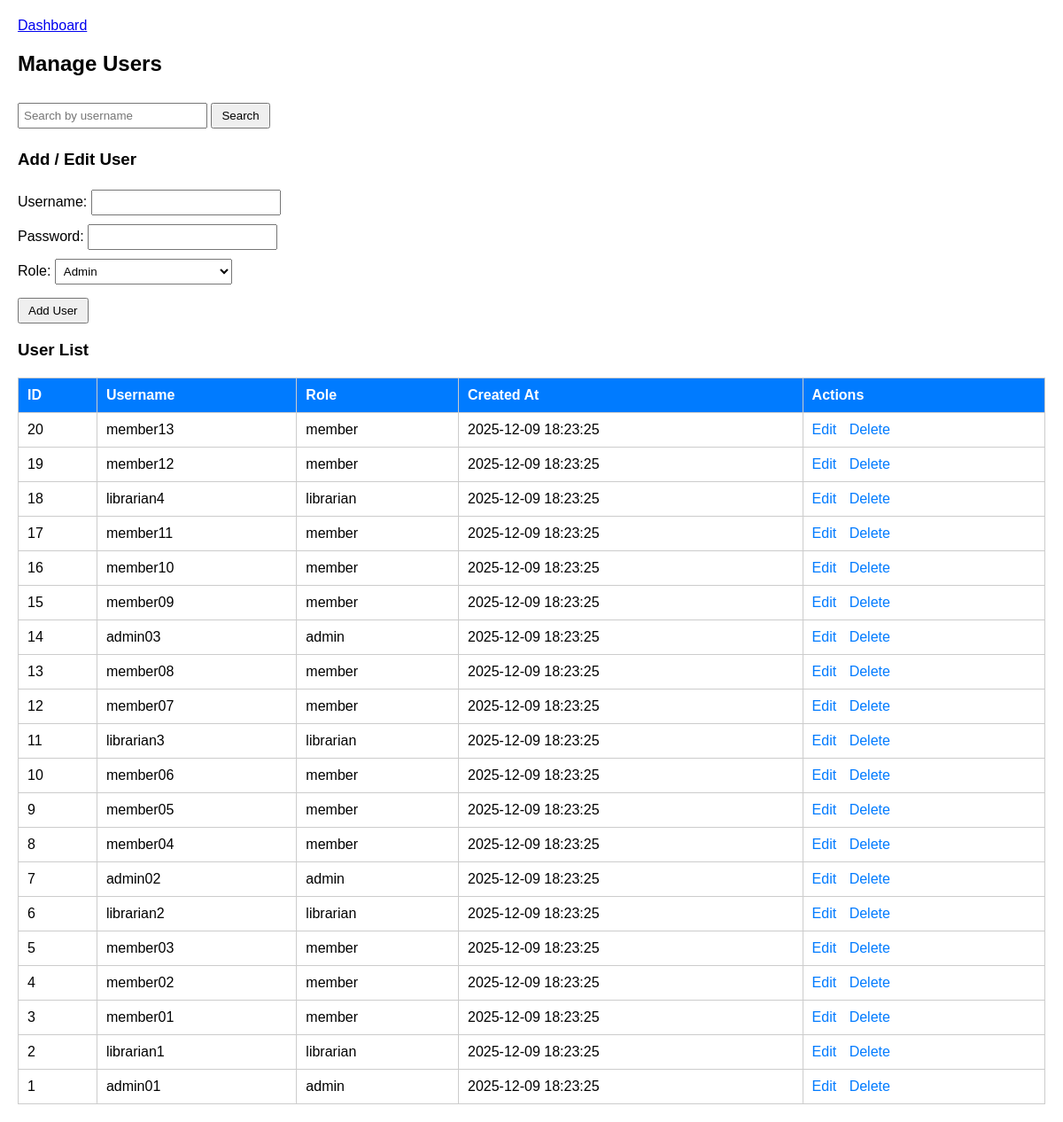
Page /lms/users.php (signed in) on the committed database.
### tables this page shows
CREATE TABLE `users` (
  `user_id` int(11) NOT NULL,
  `username` varchar(20) DEFAULT NULL,
  `password` varchar(20) DEFAULT NULL,
  `role` enum('admin','librarian','member') DEFAULT NULL,
  `created_at` timestamp NOT NULL DEFAULT current_timestamp()
);

### lms/users.php (the view, shortened to what this page needs)
<?php
include 'db.php';
$role = $_SESSION['role'];
$search = '';
if(isset($_GET['search'])){
    $search = $_GET['search'];
    $query = "SELECT * FROM users WHERE username LIKE '%$search%' ORDER BY user_id DESC";
} else {
    $query = "SELECT * FROM users ORDER BY user_id DESC";
}
$result = $conn->query($query);
?>
<!DOCTYPE html>
<html>
<head>
</head>
<body>
    <div class="top-nav">
        <a href="dashboard.php">Dashboard</a>
    </div>
<h2>Manage Users</h2>
<form method="GET" action="">
    <input type="text" name="search" placeholder="Search by username" value="<?php echo htmlspecialchars($search); ?>">
    <input type="submit" value="Search">
</form>
<?php if($role != 'member'){ ?>
<h3>Add / Edit User</h3>
<?php
if(isset($_GET['edit'])){
    $user_id = $_GET['edit'];
    $user = $conn->query("SELECT * FROM users WHERE user_id='$user_id'")->fetch_assoc();
?>
<form method="POST" action="">
    <input type="hidden" name="user_id" value="<?php echo $user['user_id']; ?>">
    Username: <input type="text" name="username" value="<?php echo $user['username']; ?>" required><br>
    Password: <input type="password" name="password" value="<?php echo $user['password']; ?>" required><br>
    Role:
    <select name="role" required>
        <option value="admin" <?php if($user['role']=='admin') echo 'selected'; ?>>Admin</option>
        <option value="librarian" <?php if($user['role']=='librarian') echo 'selected'; ?>>Librarian</option>
        <option value="member" <?php if($user['role']=='member') echo 'selected'; ?>>Member</option>
    </select><br>
    <input type="submit" name="edit_user" value="Update User">
</form>
<?php } else { ?>
<form method="POST" action="">
    Username: <input type="text" name="username" required><br>
    Password: <input type="password" name="password" required><br>
    Role:
    <select name="role" required>
        <option value="admin">Admin</option>
    </select><br>
    <input type="submit" name="add_user" value="Add User">
</form>
<?php } ?>
<?php } ?>
<h3>User List</h3>
<table>
    <tr>
        <th>ID</th><th>Username</th><th>Role</th><th>Created At</th>
        <?php if($role != 'member'){ ?><th>Actions</th><?php } ?>
    </tr>
    <?php while($row = $result->fetch_assoc()){ ?>
    <tr>
        <td><?php echo $row['user_id']; ?></td>
        <td><?php echo $row['username']; ?></td>
        <td><?php echo $row['role']; ?></td>
        <td><?php echo $row['created_at']; ?></td>
        <?php if($role != 'member'){ ?>
        <td>
            <a class="edit-link" href="users.php?edit=<?php echo $row['user_id']; ?>">Edit</a>
            <a class="delete-link" href="users.php?delete=<?php echo $row['user_id']; ?>" onclick="return confirm('Are you sure?')">Delete</a>
        </td>
        <?php } ?>
    </tr>
    <?php } ?>
</table>
</body>
</html>

### lms/users.php (style rules this page uses)
body { font-family: Arial; margin:20px; }
table { border-collapse: collapse; width:100%; margin-top:20px; }
th, td { border:1px solid #ccc; padding:10px; text-align:left; }
th { background:#007BFF; color:white; }
input[type=text], input[type=password], select { padding:5px; margin:5px 0; width:200px; }
input[type=submit] { padding:5px 10px; margin-top:10px; }
.edit-link, .delete-link { margin-right:10px; color:#007BFF; text-decoration:none; }

### rows in the picture
users: user_id "20", username "member13", role "member", created_at "2025-12-09 18:23:25"
users: user_id "19", username "member12", role "member", created_at "2025-12-09 18:23:25"
users: user_id "18", username "librarian4", role "librarian", created_at "2025-12-09 18:23:25"
users: user_id "17", username "member11", role "member", created_at "2025-12-09 18:23:25"
users: user_id "16", username "member10", role "member", created_at "2025-12-09 18:23:25"
users: user_id "15", username "member09", role "member", created_at "2025-12-09 18:23:25"
users: user_id "14", username "admin03", role "admin", created_at "2025-12-09 18:23:25"
users: user_id "13", username "member08", role "member", created_at "2025-12-09 18:23:25"
users: user_id "12", username "member07", role "member", created_at "2025-12-09 18:23:25"
users: user_id "11", username "librarian3", role "librarian", created_at "2025-12-09 18:23:25"
users: user_id "10", username "member06", role "member", created_at "2025-12-09 18:23:25"
users: user_id "9", username "member05", role "member", created_at "2025-12-09 18:23:25"
users: user_id "8", username "member04", role "member", created_at "2025-12-09 18:23:25"
users: user_id "7", username "admin02", role "admin", created_at "2025-12-09 18:23:25"
users: user_id "6", username "librarian2", role "librarian", created_at "2025-12-09 18:23:25"
users: user_id "5", username "member03", role "member", created_at "2025-12-09 18:23:25"
users: user_id "4", username "member02", role "member", created_at "2025-12-09 18:23:25"
users: user_id "3", username "member01", role "member", created_at "2025-12-09 18:23:25"
users: user_id "2", username "librarian1", role "librarian", created_at "2025-12-09 18:23:25"
users: user_id "1", username "admin01", role "admin", created_at "2025-12-09 18:23:25"
